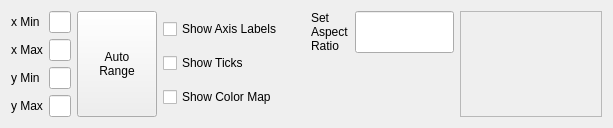
             <widget class="QWidget" name="plotsettings_2">
              <attribute name="title">
               <string>Plot Settings</string>
              </attribute>
              <layout class="QVBoxLayout" name="verticalLayout_21">
               <item>
                <layout class="QHBoxLayout" name="horizontalLayout_7" stretch="2,2,2,2">
                 <item>
                  <layout class="QGridLayout" name="gridLayout_3" columnstretch="1,1" columnminimumwidth="1,1">
                   <item row="1" column="0">
                    <layout class="QFormLayout" name="formLayout_8">
                     <property name="formAlignment">
                      <set>Qt::AlignHCenter|Qt::AlignTop</set>
                     </property>
                     <item row="0" column="0">
                      <widget class="QLabel" name="label_14">
                       <property name="text">
                        <string>y Min</string>
                       </property>
                      </widget>
                     </item>
                     <item row="0" column="1">
                      <widget class="QLineEdit" name="ymin_2"/>
                     </item>
                     <item row="1" column="0">
                      <widget class="QLabel" name="label_15">
                       <property name="text">
                        <string>y Max</string>
                       </property>
                      </widget>
                     </item>
                     <item row="1" column="1">
                      <widget class="QLineEdit" name="ymax_2"/>
                     </item>
                    </layout>
                   </item>
                   <item row="0" column="0">
                    <layout class="QFormLayout" name="formLayout_9">
                     <property name="formAlignment">
                      <set>Qt::AlignHCenter|Qt::AlignTop</set>
                     </property>
                     <item row="0" column="0">
                      <widget class="QLabel" name="label_16">
                       <property name="text">
                        <string>x Min</string>
                       </property>
                      </widget>
                     </item>
                     <item row="0" column="1">
                      <widget class="QLineEdit" name="xmin_2">
                       <property name="text">
                        <string/>
                       </property>
                      </widget>
                     </item>
                     <item row="1" column="0">
                      <widget class="QLabel" name="label_17">
                       <property name="text">
                        <string>x Max</string>
                       </property>
                      </widget>
                     </item>
                     <item row="1" column="1">
                      <widget class="QLineEdit" name="xmax_2"/>
                     </item>
                    </layout>
                   </item>
                   <item row="0" column="1" rowspan="2">
                    <widget class="QPushButton" name="autoRange1d_2">
                     <property name="sizePolicy">
                      <sizepolicy hsizetype="Expanding" vsizetype="Minimum">
                       <horstretch>0</horstretch>
                       <verstretch>0</verstretch>
                      </sizepolicy>
                     </property>
                     <property name="text">
                      <string>Auto
Range</string>
                     </property>
                    </widget>
                   </item>
                  </layout>
                 </item>
                 <item>
                  <layout class="QVBoxLayout" name="verticalLayout_19">
                   <item>
                    <widget class="QCheckBox" name="showAxisLabels_2">
                     <property name="text">
                      <string>Show Axis Labels</string>
                     </property>
                    </widget>
                   </item>
                   <item>
                    <widget class="QCheckBox" name="showTicks">
                     <property name="text">
                      <string>Show Ticks</string>
                     </property>
                    </widget>
                   </item>
                   <item>
                    <widget class="QCheckBox" name="showColormap">
                     <property name="text">
                      <string>Show Color Map</string>
                     </property>
                    </widget>
                   </item>
                  </layout>
                 </item>
                 <item>
                  <layout class="QVBoxLayout" name="verticalLayout_20">
                   <item>
                    <layout class="QFormLayout" name="formLayout_10">
                     <property name="formAlignment">
                      <set>Qt::AlignHCenter|Qt::AlignTop</set>
                     </property>
                     <item row="0" column="1">
                      <widget class="QLineEdit" name="lineEdit_8">
                       <property name="sizePolicy">
                        <sizepolicy hsizetype="Expanding" vsizetype="Preferred">
                         <horstretch>0</horstretch>
                         <verstretch>0</verstretch>
                        </sizepolicy>
                       </property>
                      </widget>
                     </item>
                     <item row="0" column="0">
                      <widget class="QLabel" name="label_19">
                       <property name="text">
                        <string>Set
Aspect
Ratio</string>
                       </property>
                      </widget>
                     </item>
                    </layout>
                   </item>
                  </layout>
                 </item>
                 <item>
                  <widget class="QScrollArea" name="scrollArea_2">
                   <property name="widgetResizable">
                    <bool>true</bool>
                   </property>
                   <widget class="QWidget" name="scrollAreaWidgetContents_2">
                    <property name="geometry">
                     <rect>
                      <x>0</x>
                      <y>0</y>
                      <width>227</width>
                      <height>130</height>
                     </rect>
                    </property>
                   </widget>
                  </widget>
                 </item>
                </layout>
               </item>
              </layout>
             </widget>
